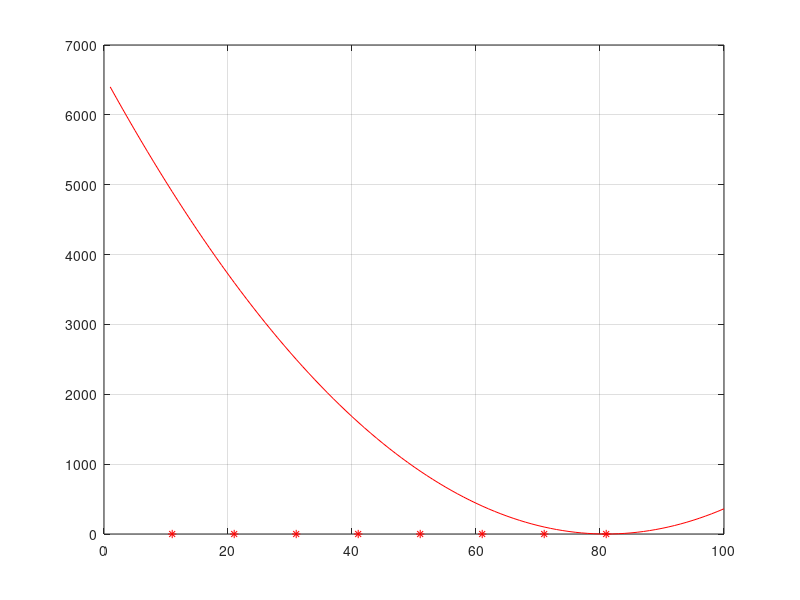

MATLAB code for this plot: (Note: this script raises an error after producing the figure.)
clc
clear all 

%apf on 1 dimension

x= 1:1:100;
goal= 81;
f=(x-goal).^2;
plot(x,f,'r-')

iterations=100;
tollerance=1;

speed=10;

start=1;

current_position=start;
route= [current_position];% questo vettore conterrà tutte le posizioni raggiunte dal punto ( robot)

grad_x= -1 .* gradient(f);

grid on

while (iterations>0 || abs(current_position-goal)>tollerance)


    delta_x=grad_x(floor(current_position));% calcolo del gradiente della posizione precedente (moltiplicato per meno uno)
    %floor serve per arrotondare
    delta_Direction_x= delta_x/norm(delta_x); %normalizzazione del gradiente cambiato di segno (questo ci da il segno)

    new_route_x=current_position +speed*delta_Direction_x;

    current_position=new_route_x;
    
    hold on
    plot(new_route_x, 0,'r*');
    hold off

    route=[route; current_position];
    iterations=iterations-1;
end

route
